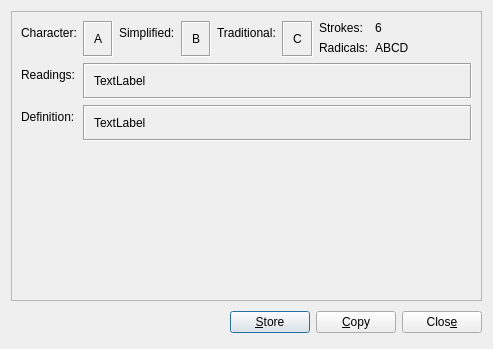
<?xml version="1.0" encoding="UTF-8"?>
<ui version="4.0">
 <class>KanjiDialogUI</class>
 <widget class="QDialog" name="KanjiDialogUI">
  <property name="geometry">
   <rect>
    <x>0</x>
    <y>0</y>
    <width>493</width>
    <height>349</height>
   </rect>
  </property>
  <property name="windowTitle">
   <string>Character details</string>
  </property>
  <property name="modal">
   <bool>true</bool>
  </property>
  <layout class="QVBoxLayout" name="verticalLayout_2">
   <item>
    <widget class="QScrollArea" name="scrollArea">
     <property name="widgetResizable">
      <bool>true</bool>
     </property>
     <widget class="QWidget" name="scrollAreaWidgetContents">
      <property name="geometry">
       <rect>
        <x>0</x>
        <y>0</y>
        <width>471</width>
        <height>288</height>
       </rect>
      </property>
      <layout class="QFormLayout" name="formLayout_4">
       <item row="0" column="0">
        <widget class="QLabel" name="label_6">
         <property name="text">
          <string>Character:</string>
         </property>
        </widget>
       </item>
       <item row="0" column="1">
        <layout class="QHBoxLayout" name="horizontalLayout">
         <item>
          <widget class="QFrame" name="frame">
           <property name="frameShape">
            <enum>QFrame::Box</enum>
           </property>
           <property name="frameShadow">
            <enum>QFrame::Sunken</enum>
           </property>
           <property name="lineWidth">
            <number>1</number>
           </property>
           <layout class="QVBoxLayout" name="verticalLayout">
            <item>
             <widget class="QLabel" name="detCharLabel">
              <property name="text">
               <string>A</string>
              </property>
             </widget>
            </item>
           </layout>
          </widget>
         </item>
         <item>
          <layout class="QFormLayout" name="formLayout_2">
           <item row="0" column="0">
            <widget class="QLabel" name="simpleHeader">
             <property name="text">
              <string>Simplified:</string>
             </property>
            </widget>
           </item>
           <item row="0" column="1">
            <widget class="QFrame" name="simpleFrame">
             <property name="frameShape">
              <enum>QFrame::Box</enum>
             </property>
             <property name="frameShadow">
              <enum>QFrame::Sunken</enum>
             </property>
             <property name="lineWidth">
              <number>1</number>
             </property>
             <layout class="QVBoxLayout" name="verticalLayout_4">
              <item>
               <widget class="QLabel" name="simpleLabel">
                <property name="text">
                 <string>B</string>
                </property>
               </widget>
              </item>
             </layout>
            </widget>
           </item>
          </layout>
         </item>
         <item>
          <layout class="QFormLayout" name="formLayout_3">
           <item row="0" column="0">
            <widget class="QLabel" name="traditionalHeader">
             <property name="text">
              <string>Traditional:</string>
             </property>
            </widget>
           </item>
           <item row="0" column="1">
            <widget class="QFrame" name="traditionalFrame">
             <property name="frameShape">
              <enum>QFrame::Box</enum>
             </property>
             <property name="frameShadow">
              <enum>QFrame::Sunken</enum>
             </property>
             <property name="lineWidth">
              <number>1</number>
             </property>
             <layout class="QVBoxLayout" name="verticalLayout_5">
              <item>
               <widget class="QLabel" name="traditionalLabel">
                <property name="text">
                 <string>C</string>
                </property>
               </widget>
              </item>
             </layout>
            </widget>
           </item>
          </layout>
         </item>
         <item>
          <layout class="QFormLayout" name="formLayout">
           <property name="fieldGrowthPolicy">
            <enum>QFormLayout::AllNonFixedFieldsGrow</enum>
           </property>
           <item row="0" column="0">
            <widget class="QLabel" name="label_2">
             <property name="text">
              <string>Strokes:</string>
             </property>
            </widget>
           </item>
           <item row="0" column="1">
            <widget class="QLabel" name="detStrokeLabel">
             <property name="text">
              <string>6</string>
             </property>
            </widget>
           </item>
           <item row="1" column="0">
            <widget class="QLabel" name="label_3">
             <property name="text">
              <string>Radicals:</string>
             </property>
            </widget>
           </item>
           <item row="1" column="1">
            <widget class="QLabel" name="detRadLabel">
             <property name="text">
              <string>ABCD</string>
             </property>
            </widget>
           </item>
          </layout>
         </item>
         <item>
          <spacer name="horizontalSpacer">
           <property name="orientation">
            <enum>Qt::Horizontal</enum>
           </property>
           <property name="sizeHint" stdset="0">
            <size>
             <width>40</width>
             <height>20</height>
            </size>
           </property>
          </spacer>
         </item>
        </layout>
       </item>
       <item row="1" column="0">
        <widget class="QLabel" name="label_7">
         <property name="text">
          <string>Readings:</string>
         </property>
        </widget>
       </item>
       <item row="1" column="1">
        <widget class="QFrame" name="frame_2">
         <property name="frameShape">
          <enum>QFrame::Box</enum>
         </property>
         <property name="frameShadow">
          <enum>QFrame::Sunken</enum>
         </property>
         <layout class="QHBoxLayout" name="horizontalLayout_2">
          <item>
           <widget class="QLabel" name="detReadLabel">
            <property name="text">
             <string>TextLabel</string>
            </property>
            <property name="wordWrap">
             <bool>true</bool>
            </property>
            <property name="textInteractionFlags">
             <set>Qt::LinksAccessibleByMouse|Qt::TextSelectableByMouse</set>
            </property>
           </widget>
          </item>
         </layout>
        </widget>
       </item>
       <item row="2" column="0">
        <widget class="QLabel" name="label_8">
         <property name="text">
          <string>Definition:</string>
         </property>
        </widget>
       </item>
       <item row="2" column="1">
        <widget class="QFrame" name="frame_3">
         <property name="frameShape">
          <enum>QFrame::Box</enum>
         </property>
         <property name="frameShadow">
          <enum>QFrame::Sunken</enum>
         </property>
         <layout class="QHBoxLayout" name="horizontalLayout_4">
          <item>
           <widget class="QLabel" name="detDefLabel">
            <property name="text">
             <string>TextLabel</string>
            </property>
            <property name="wordWrap">
             <bool>true</bool>
            </property>
            <property name="textInteractionFlags">
             <set>Qt::LinksAccessibleByMouse|Qt::TextSelectableByMouse</set>
            </property>
           </widget>
          </item>
         </layout>
        </widget>
       </item>
      </layout>
     </widget>
    </widget>
   </item>
   <item>
    <layout class="QHBoxLayout">
     <property name="spacing">
      <number>6</number>
     </property>
     <property name="margin">
      <number>0</number>
     </property>
     <item>
      <spacer>
       <property name="orientation">
        <enum>Qt::Horizontal</enum>
       </property>
       <property name="sizeHint" stdset="0">
        <size>
         <width>131</width>
         <height>31</height>
        </size>
       </property>
      </spacer>
     </item>
     <item>
      <widget class="QPushButton" name="detAddButton">
       <property name="toolTip">
        <string>Add character to study database.</string>
       </property>
       <property name="text">
        <string>&amp;Store</string>
       </property>
      </widget>
     </item>
     <item>
      <widget class="QPushButton" name="detCopyButton">
       <property name="toolTip">
        <string>Copy character to clipboard.</string>
       </property>
       <property name="text">
        <string>&amp;Copy</string>
       </property>
      </widget>
     </item>
     <item>
      <widget class="QPushButton" name="detCloseButton">
       <property name="text">
        <string>Clos&amp;e</string>
       </property>
      </widget>
     </item>
    </layout>
   </item>
  </layout>
 </widget>
 <resources/>
 <connections>
  <connection>
   <sender>detCloseButton</sender>
   <signal>clicked()</signal>
   <receiver>KanjiDialogUI</receiver>
   <slot>accept()</slot>
   <hints>
    <hint type="sourcelabel">
     <x>316</x>
     <y>437</y>
    </hint>
    <hint type="destinationlabel">
     <x>96</x>
     <y>254</y>
    </hint>
   </hints>
  </connection>
 </connections>
</ui>
